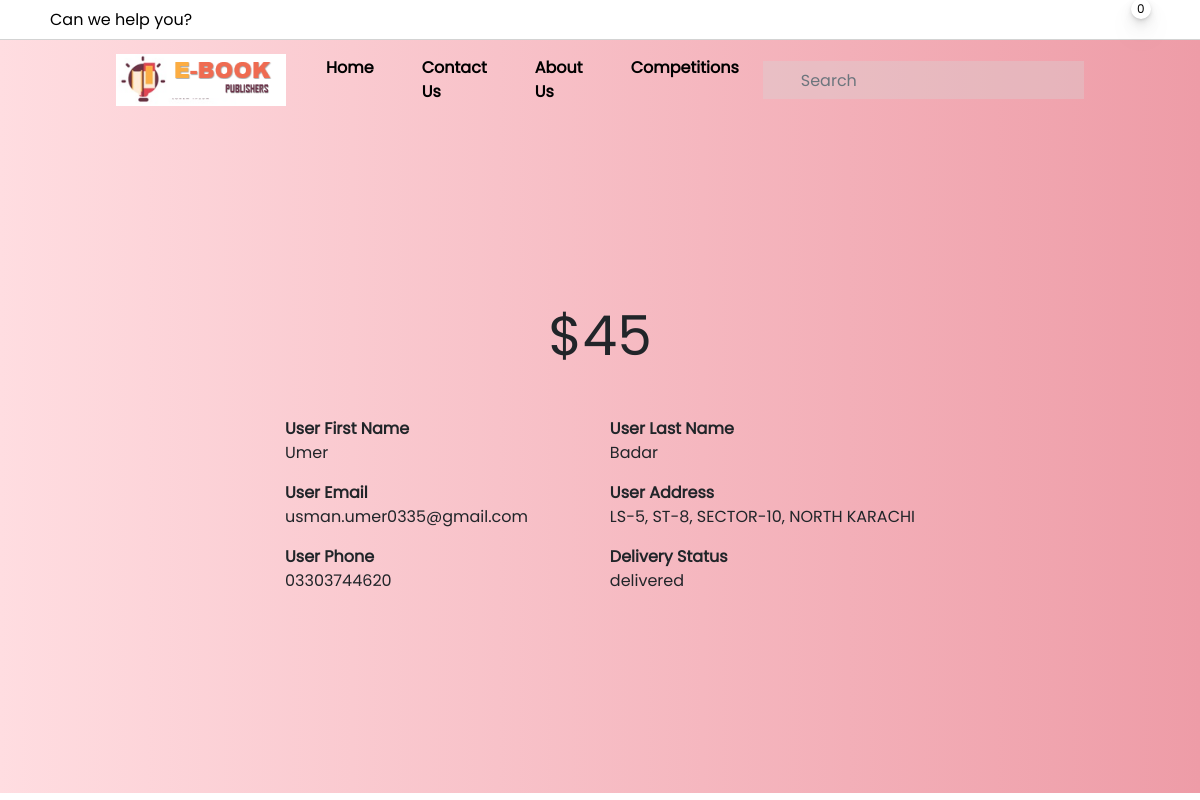
/history_details.php?id=17 (signed in), run on the app's committed database.
### tables this page shows
CREATE TABLE `users` (
  `user_id` int(11) NOT NULL,
  `user_first_name` varchar(255) NOT NULL,
  `user_last_name` varchar(255) NOT NULL,
  `user_name` varchar(255) NOT NULL,
  `user_password` varchar(255) NOT NULL,
  `user_role` varchar(255) NOT NULL
);

CREATE TABLE `payments` (
  `payment_id` int(11) NOT NULL,
  `user_id` int(11) NOT NULL,
  `total_amount` varchar(255) NOT NULL,
  `payment_date` varchar(255) NOT NULL,
  `user_address` varchar(255) NOT NULL,
  `user_email` varchar(255) NOT NULL,
  `user_phone` varchar(255) NOT NULL,
  `payment_method` varchar(255) NOT NULL
);

CREATE TABLE `deliveries` (
  `id` int(11) NOT NULL,
  `payment_id` int(11) NOT NULL,
  `delivery_status` varchar(255) NOT NULL
);

### history_details.php (the view, shortened to what this page needs)
<!DOCTYPE html>
<html lang="en">
<head>
    <link rel="stylesheet" type="text/css" href="css/index.css" />
    <link rel="stylesheet" type="text/css" href="css/fonts.css" />
    <?php
    include 'components/links.php';
    include 'db/connection.php';
    $getdeatils = "SELECT payments.*, deliveries.*, users.* FROM users LEFT OUTER JOIN payments ON users.user_id = payments.user_id LEFT OUTER JOIN deliveries ON payments.payment_id = deliveries.payment_id WHERE payments.payment_id = " . $_GET['id'];
    $start = mysqli_query($connection, $getdeatils);
    $details = mysqli_fetch_assoc($start);
    ?>
</head>
<body>
    <?php include '_topBar.php' ?>
    <?php include '_navbar.php' ?>
    <div class="slider">
        <div class="slider_content d-flex justify-content-center align-items-center">
            <div class="left_side w-75">
                <h1 class="text-center mb-5">$<?php echo $details['total_amount'] ?></h1>
                <div class=" d-flex justify-content-between align-items-center">
                    <div>
                        <b>User First Name</b>
                        <p><?php echo $details['user_first_name'] ?></p>
                        <b>User Email</b>
                        <p><?php echo $details['user_email'] ?></p>
                        <b>User Phone</b>
                        <p><?php echo $details['user_phone'] ?></p>
                    </div>
                    <div>
                        <b>User Last Name</b>
                        <p><?php echo $details['user_last_name'] ?></p>
                        <b>User Address</b>
                        <p><?php echo $details['user_address'] ?></p>
                        <b>Delivery Status</b>
                        <p><?php echo $details['delivery_status'] ?></p>
                    </div>
                </div>
            </div>
        </div>
    </div>
</body>
</html>

### css/index.css (style rules this page uses)
* { font-family: Poppins; }
.slider { width: 100%; height: calc( 100vh - 127.16px); background: -webkit-linear-gradient(to right, #ffdde1, #ee9ca7); background: linear-gradient(to right, #ffdde1, #ee9ca7); display: flex; justify-content: center; align-items: center; }
.slider .slider_content { width: 70%; }
.slider .slider_content .left_side { width: 75%; }
.slider .slider_content .left_side h1 { font-size: 55px; }

### data on the page
users: payments.total_amount "45", user_first_name "Umer", payments.user_email "usman.umer0335@gmail.com", payments.user_phone "03303744620", user_last_name "Badar", payments.user_address "LS-5, ST-8, SECTOR-10, NORTH KARACHI", deliveries.delivery_status "delivered"

### other printed values
$count['id'] "0"
